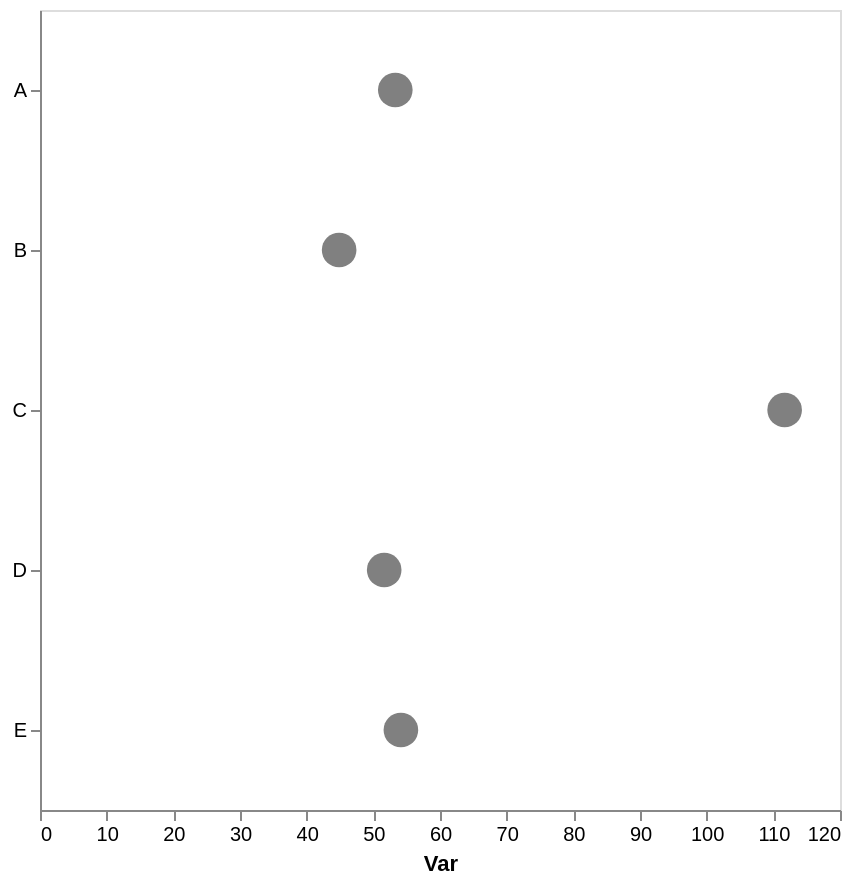

Here is the Vega-Lite specification saved for this chart:
### Vega-Lite specification from a JSON file in a GitHub repository (floating-point values rounded to 4 significant figures)
{"config": {"view": {"continuousWidth": 300, "continuousHeight": 300}, "axis": {"grid": false}, "bar": {"color": "gray"}}, "data": {"name": "data-210528a6a8406a103bcd3f9e1c2b4181"}, "mark": {"type": "point", "color": "gray", "filled": true, "size": 300}, "encoding": {"x": {"aggregate": "mean", "axis": {"title": "Var"}, "field": "var1", "type": "quantitative"}, "y": {"axis": {"title": null}, "field": "cat", "type": "nominal"}}, "height": 400, "width": 400, "$schema": "https://vega.github.io/schema/vega-lite/v5.17.0.json", "datasets": {"data-210528a6a8406a103bcd3f9e1c2b4181": [{"cat": "D", "var1": 48.58, "var2": 52.54}, {"cat": "E", "var1": 56.55, "var2": 57.84}, {"cat": "D", "var1": 57.78, "var2": 45.76}, {"cat": "E", "var1": 51.72, "var2": 43.98}, {"cat": "C", "var1": 115.0, "var2": 40.66}, {"cat": "A", "var1": 40.34, "var2": 47.8}, {"cat": "B", "var1": 46.16, "var2": 46.86}, {"cat": "A", "var1": 66.24, "var2": 54.02}, {"cat": "C", "var1": 108.4, "var2": 50.29}, {"cat": "B", "var1": 48.87, "var2": 37.39}, {"cat": "B", "var1": 39.58, "var2": 57.74}, {"cat": "D", "var1": 48.52, "var2": 63.22}]}}
